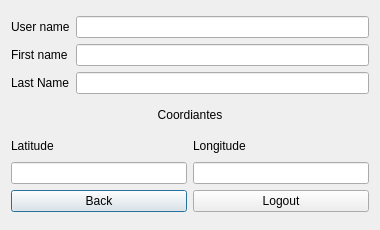
<?xml version="1.0" encoding="UTF-8"?>
<ui version="4.0">
 <class>UserDetailsDialog</class>
 <widget class="QDialog" name="UserDetailsDialog">
  <property name="geometry">
   <rect>
    <x>0</x>
    <y>0</y>
    <width>380</width>
    <height>230</height>
   </rect>
  </property>
  <property name="minimumSize">
   <size>
    <width>380</width>
    <height>230</height>
   </size>
  </property>
  <property name="maximumSize">
   <size>
    <width>380</width>
    <height>230</height>
   </size>
  </property>
  <property name="windowTitle">
   <string>Dialog</string>
  </property>
  <layout class="QVBoxLayout" name="verticalLayout">
   <item>
    <layout class="QGridLayout" name="gridLayout_2">
     <item row="0" column="0">
      <widget class="QLabel" name="usernamelabel">
       <property name="text">
        <string>User name</string>
       </property>
      </widget>
     </item>
     <item row="0" column="1">
      <widget class="QLineEdit" name="usernamelineEdit">
       <property name="readOnly">
        <bool>true</bool>
       </property>
      </widget>
     </item>
     <item row="1" column="0">
      <widget class="QLabel" name="firstnamelabel">
       <property name="text">
        <string>First name</string>
       </property>
      </widget>
     </item>
     <item row="1" column="1">
      <widget class="QLineEdit" name="firstnamelineEdit">
       <property name="readOnly">
        <bool>true</bool>
       </property>
      </widget>
     </item>
     <item row="2" column="0">
      <widget class="QLabel" name="lastnamelabel">
       <property name="text">
        <string>Last Name</string>
       </property>
      </widget>
     </item>
     <item row="2" column="1">
      <widget class="QLineEdit" name="lastnamelineEdit">
       <property name="readOnly">
        <bool>true</bool>
       </property>
      </widget>
     </item>
    </layout>
   </item>
   <item>
    <widget class="QLabel" name="coordinateslabel">
     <property name="maximumSize">
      <size>
       <width>16777215</width>
       <height>20</height>
      </size>
     </property>
     <property name="text">
      <string>Coordiantes</string>
     </property>
     <property name="alignment">
      <set>Qt::AlignCenter</set>
     </property>
    </widget>
   </item>
   <item>
    <layout class="QGridLayout" name="gridLayout">
     <item row="0" column="1">
      <widget class="QLabel" name="longitudelabel">
       <property name="maximumSize">
        <size>
         <width>16777215</width>
         <height>20</height>
        </size>
       </property>
       <property name="text">
        <string>Longitude</string>
       </property>
      </widget>
     </item>
     <item row="0" column="0">
      <widget class="QLabel" name="latitudelabel">
       <property name="text">
        <string>Latitude</string>
       </property>
      </widget>
     </item>
     <item row="1" column="1">
      <widget class="QLineEdit" name="longitudelineEdit">
       <property name="readOnly">
        <bool>true</bool>
       </property>
      </widget>
     </item>
     <item row="1" column="0">
      <widget class="QLineEdit" name="latitudelineEdit">
       <property name="readOnly">
        <bool>true</bool>
       </property>
      </widget>
     </item>
     <item row="2" column="0">
      <widget class="QPushButton" name="backpushButton">
       <property name="text">
        <string>Back</string>
       </property>
      </widget>
     </item>
     <item row="2" column="1">
      <widget class="QPushButton" name="logoutpushButton">
       <property name="text">
        <string>Logout</string>
       </property>
      </widget>
     </item>
    </layout>
   </item>
  </layout>
 </widget>
 <resources/>
 <connections/>
</ui>
